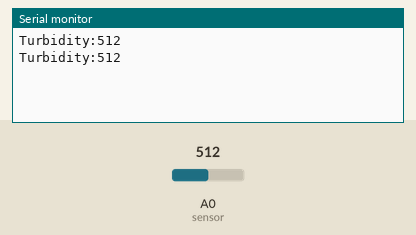
Simulated run of this sketch. Board: Arduino Uno, built with avr-gcc and run on an emulated ATmega328P. Shown: the last lines printed to the serial monitor. The inputs (shaded band) are chosen by the test bench; at power-on: A0 (sensor) = 512.

Above: at 2.8 s.
2.9 s: A0 (sensor) set to 716
At 4.6 s:
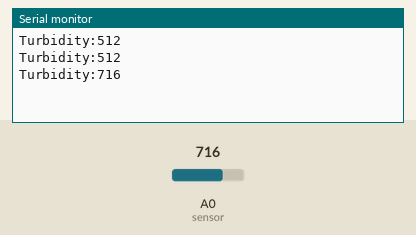
5.6 s: A0 (sensor) set to 900
At 7.3 s:
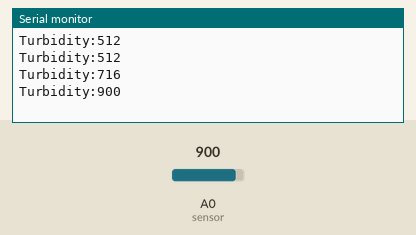
Timing chart, 0 to 8.8 s (numbered marks = the images above; inputs shaded):
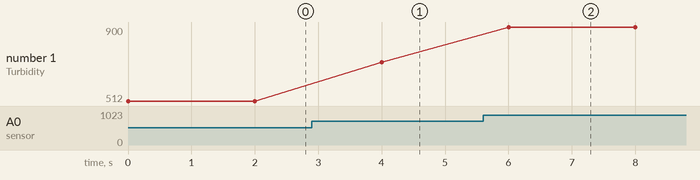

The sketch:

arduino_idp.ino
```cpp
void setup() {
  Serial.begin(9600);         // Start serial communication
}

void loop() {
  int turbidity = analogRead(A0);    // Read analog value from turbidity sensor
  float voltage = turbidity * (5.0 / 1023.0);  // Convert to voltage if needed

  Serial.print("Turbidity:");
  Serial.println(turbidity);         // Send turbidity value over Serial

  delay(2000);  // Delay between readings
}
```

Measured:
- after the input at 2.9 s, the serial monitor: prints a new line after 1.1 s (image 1)
- after the input at 5.6 s, the serial monitor: prints a new line after 0.40 s (image 2)
- plotted number 1: 512 → 716 after the input at 2.9 s, 716 → 900 after the input at 5.6 s
